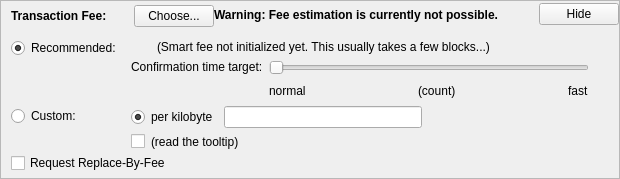
    <widget class="QFrame" name="frameFee">
     <property name="sizePolicy">
      <sizepolicy hsizetype="Expanding" vsizetype="Expanding">
       <horstretch>0</horstretch>
       <verstretch>0</verstretch>
      </sizepolicy>
     </property>
     <property name="maximumSize">
      <size>
       <width>16777215</width>
       <height>16777215</height>
      </size>
     </property>
     <property name="frameShape">
      <enum>QFrame::StyledPanel</enum>
     </property>
     <property name="frameShadow">
      <enum>QFrame::Sunken</enum>
     </property>
     <layout class="QVBoxLayout" name="verticalLayoutFee1">
      <property name="spacing">
       <number>0</number>
      </property>
      <property name="leftMargin">
       <number>0</number>
      </property>
      <property name="topMargin">
       <number>0</number>
      </property>
      <property name="rightMargin">
       <number>0</number>
      </property>
      <property name="bottomMargin">
       <number>0</number>
      </property>
      <item>
       <layout class="QVBoxLayout" name="verticalLayoutFee2" stretch="0,0,0">
        <property name="spacing">
         <number>0</number>
        </property>
        <property name="leftMargin">
         <number>10</number>
        </property>
        <property name="topMargin">
         <number>0</number>
        </property>
        <item>
         <layout class="QHBoxLayout" name="horizontalLayoutFee1">
          <property name="bottomMargin">
           <number>0</number>
          </property>
          <item>
           <layout class="QVBoxLayout" name="verticalLayoutFee7">
            <property name="spacing">
             <number>0</number>
            </property>
            <item>
             <spacer name="verticalSpacerSmartFee">
              <property name="orientation">
               <enum>Qt::Vertical</enum>
              </property>
              <property name="sizeType">
               <enum>QSizePolicy::Fixed</enum>
              </property>
              <property name="sizeHint" stdset="0">
               <size>
                <width>1</width>
                <height>4</height>
               </size>
              </property>
             </spacer>
            </item>
            <item>
             <layout class="QHBoxLayout" name="horizontalLayoutSmartFee">
              <property name="spacing">
               <number>10</number>
              </property>
              <item>
               <widget class="QLabel" name="labelFeeHeadline">
                <property name="sizePolicy">
                 <sizepolicy hsizetype="Preferred" vsizetype="Maximum">
                  <horstretch>0</horstretch>
                  <verstretch>0</verstretch>
                 </sizepolicy>
                </property>
                <property name="font">
                 <font>
                  <weight>75</weight>
                  <bold>true</bold>
                 </font>
                </property>
                <property name="styleSheet">
                 <string notr="true">font-weight:bold;</string>
                </property>
                <property name="text">
                 <string>Transaction Fee:</string>
                </property>
               </widget>
              </item>
              <item>
               <widget class="QLabel" name="labelFeeMinimized">
                <property name="text">
                 <string/>
                </property>
               </widget>
              </item>
              <item>
               <widget class="QPushButton" name="buttonChooseFee">
                <property name="text">
                 <string>Choose...</string>
                </property>
               </widget>
              </item>
             </layout>
            </item>
            <item>
             <spacer name="verticalSpacer_5">
              <property name="orientation">
               <enum>Qt::Vertical</enum>
              </property>
              <property name="sizeHint" stdset="0">
               <size>
                <width>1</width>
                <height>1</height>
               </size>
              </property>
             </spacer>
            </item>
           </layout>
          </item>
          <item>
           <widget class="QLabel" name="fallbackFeeWarningLabel">
            <property name="toolTip">
             <string>Using the fallbackfee can result in sending a transaction that will take several hours or days (or never) to confirm. Consider choosing your fee manually or wait until your have validated the complete chain.</string>
            </property>
            <property name="font">
            <font>
                <weight>75</weight>
                <bold>true</bold>
            </font>
            </property>
            <property name="text">
             <string>Warning: Fee estimation is currently not possible.</string>
            </property>
            <property name="wordWrap">
             <bool>false</bool>
            </property>
           </widget>
          </item>
          <item>
           <spacer name="horizontalSpacer_4">
            <property name="orientation">
             <enum>Qt::Horizontal</enum>
            </property>
            <property name="sizeType">
             <enum>QSizePolicy::MinimumExpanding</enum>
            </property>
            <property name="sizeHint" stdset="0">
             <size>
              <width>40</width>
              <height>20</height>
             </size>
            </property>
           </spacer>
          </item>
          <item>
           <widget class="QPushButton" name="buttonMinimizeFee">
            <property name="toolTip">
             <string>collapse fee-settings</string>
            </property>
            <property name="text">
             <string>Hide</string>
            </property>
           </widget>
          </item>
         </layout>
        </item>
        <item>
         <widget class="QFrame" name="frameFeeSelection">
          <layout class="QVBoxLayout" name="verticalLayoutFee12">
           <property name="spacing">
            <number>0</number>
           </property>
           <property name="leftMargin">
            <number>0</number>
           </property>
           <property name="topMargin">
            <number>0</number>
           </property>
           <property name="rightMargin">
            <number>0</number>
           </property>
           <property name="bottomMargin">
            <number>0</number>
           </property>
           <item>
            <layout class="QGridLayout" name="gridLayoutFee">
             <property name="topMargin">
              <number>10</number>
             </property>
             <property name="bottomMargin">
              <number>4</number>
             </property>
             <property name="horizontalSpacing">
              <number>10</number>
             </property>
             <property name="verticalSpacing">
              <number>4</number>
             </property>
             <item row="1" column="1">
              <layout class="QVBoxLayout" name="verticalLayoutFee8">
               <property name="spacing">
                <number>6</number>
               </property>
               <item>
                <layout class="QHBoxLayout" name="horizontalLayoutFee13">
                 <item>
                  <widget class="QRadioButton" name="radioCustomPerKilobyte">
                   <property name="toolTip">
                    <string>If the custom fee is set to 1000 satoshis and the transaction is only 250 bytes, then &quot;per kilobyte&quot; only pays 250 satoshis in fee, while &quot;total at least&quot; pays 1000 satoshis. For transactions bigger than a kilobyte both pay by kilobyte.</string>
                   </property>
                   <property name="text">
                    <string>per kilobyte</string>
                   </property>
                   <property name="checked">
                    <bool>true</bool>
                   </property>
                   <attribute name="buttonGroup">
                    <string notr="true">groupCustomFee</string>
                   </attribute>
                  </widget>
                 </item>
                 <item>
                  <widget class="eBitcashAmountField" name="customFee"/>
                 </item>
                 <item>
                  <spacer name="horizontalSpacer_6">
                   <property name="orientation">
                    <enum>Qt::Horizontal</enum>
                   </property>
                   <property name="sizeHint" stdset="0">
                    <size>
                     <width>1</width>
                     <height>1</height>
                    </size>
                   </property>
                  </spacer>
                 </item>
                </layout>
               </item>
               <item>
                <layout class="QHBoxLayout" name="horizontalLayoutFee8">
                 <item>
                  <widget class="QCheckBox" name="checkBoxMinimumFee">
                   <property name="toolTip">
                    <string>Paying only the minimum fee is just fine as long as there is less transaction volume than space in the blocks. But be aware that this can end up in a never confirming transaction once there is more demand for ebitcash transactions than the network can process.</string>
                   </property>
                   <property name="text">
                    <string/>
                   </property>
                  </widget>
                 </item>
                 <item>
                  <widget class="QLabel" name="labelMinFeeWarning">
                   <property name="enabled">
                    <bool>true</bool>
                   </property>
                   <property name="toolTip">
                    <string>Paying only the minimum fee is just fine as long as there is less transaction volume than space in the blocks. But be aware that this can end up in a never confirming transaction once there is more demand for ebitcash transactions than the network can process.</string>
                   </property>
                   <property name="text">
                    <string>(read the tooltip)</string>
                   </property>
                   <property name="margin">
                    <number>5</number>
                   </property>
                  </widget>
                 </item>
                 <item>
                  <spacer name="horizontalSpacer_2">
                   <property name="orientation">
                    <enum>Qt::Horizontal</enum>
                   </property>
                   <property name="sizeHint" stdset="0">
                    <size>
                     <width>1</width>
                     <height>1</height>
                    </size>
                   </property>
                  </spacer>
                 </item>
                </layout>
               </item>
              </layout>
             </item>
             <item row="0" column="0">
              <layout class="QVBoxLayout" name="verticalLayoutFee4" stretch="0,1">
               <item>
                <widget class="QRadioButton" name="radioSmartFee">
                 <property name="text">
                  <string>Recommended:</string>
                 </property>
                 <property name="checked">
                  <bool>true</bool>
                 </property>
                 <attribute name="buttonGroup">
                  <string notr="true">groupFee</string>
                 </attribute>
                </widget>
               </item>
               <item>
                <spacer name="verticalSpacer_2">
                 <property name="orientation">
                  <enum>Qt::Vertical</enum>
                 </property>
                 <property name="sizeHint" stdset="0">
                  <size>
                   <width>1</width>
                   <height>1</height>
                  </size>
                 </property>
                </spacer>
               </item>
              </layout>
             </item>
             <item row="1" column="0">
              <layout class="QVBoxLayout" name="verticalLayoutFee9" stretch="0,1">
               <item>
                <widget class="QRadioButton" name="radioCustomFee">
                 <property name="text">
                  <string>Custom:</string>
                 </property>
                 <attribute name="buttonGroup">
                  <string notr="true">groupFee</string>
                 </attribute>
                </widget>
               </item>
               <item>
                <spacer name="verticalSpacer_6">
                 <property name="orientation">
                  <enum>Qt::Vertical</enum>
                 </property>
                 <property name="sizeHint" stdset="0">
                  <size>
                   <width>1</width>
                   <height>1</height>
                  </size>
                 </property>
                </spacer>
               </item>
              </layout>
             </item>
             <item row="0" column="1">
              <layout class="QVBoxLayout" name="verticalLayoutFee3" stretch="0,0,1">
               <property name="spacing">
                <number>6</number>
               </property>
               <property name="topMargin">
                <number>2</number>
               </property>
               <item>
                <layout class="QHBoxLayout" name="horizontalLayoutFee12">
                 <item>
                  <widget class="QLabel" name="labelSmartFee">
                   <property name="text">
                    <string/>
                   </property>
                   <property name="margin">
                    <number>2</number>
                   </property>
                  </widget>
                 </item>
                 <item>
                  <widget class="QLabel" name="labelFeeEstimation">
                   <property name="text">
                    <string/>
                   </property>
                  </widget>
                 </item>
                 <item>
                  <widget class="QLabel" name="labelSmartFee2">
                   <property name="text">
                    <string>(Smart fee not initialized yet. This usually takes a few blocks...)</string>
                   </property>
                   <property name="margin">
                    <number>2</number>
                   </property>
                  </widget>
                 </item>
                 <item>
                  <spacer name="horizontalSpacer_5">
                   <property name="orientation">
                    <enum>Qt::Horizontal</enum>
                   </property>
                   <property name="sizeHint" stdset="0">
                    <size>
                     <width>1</width>
                     <height>1</height>
                    </size>
                   </property>
                  </spacer>
                 </item>
                </layout>
               </item>
               <item>
                <layout class="QHBoxLayout" name="horizontalLayoutFee9">
                 <item>
                  <layout class="QVBoxLayout" name="verticalLayoutFee6">
                   <item>
                    <widget class="QLabel" name="labelSmartFee3">
                     <property name="text">
                      <string>Confirmation time target:</string>
                     </property>
                     <property name="margin">
                      <number>2</number>
                     </property>
                    </widget>
                   </item>
                   <item>
                    <spacer name="verticalSpacer_3">
                     <property name="orientation">
                      <enum>Qt::Vertical</enum>
                     </property>
                     <property name="sizeHint" stdset="0">
                      <size>
                       <width>1</width>
                       <height>1</height>
                      </size>
                     </property>
                    </spacer>
                   </item>
                  </layout>
                 </item>
                 <item>
                  <layout class="QVBoxLayout" name="verticalLayoutFee5">
                   <property name="rightMargin">
                    <number>30</number>
                   </property>
                   <item>
                    <widget class="QSlider" name="sliderSmartFee">
                     <property name="minimum">
                      <number>0</number>
                     </property>
                     <property name="maximum">
                      <number>23</number>
                     </property>
                     <property name="pageStep">
                      <number>1</number>
                     </property>
                     <property name="value">
                      <number>0</number>
                     </property>
                     <property name="orientation">
                      <enum>Qt::Horizontal</enum>
                     </property>
                     <property name="invertedAppearance">
                      <bool>false</bool>
                     </property>
                     <property name="invertedControls">
                      <bool>false</bool>
                     </property>
                     <property name="tickPosition">
                      <enum>QSlider::NoTicks</enum>
                     </property>
                    </widget>
                   </item>
                   <item>
                    <layout class="QHBoxLayout" name="horizontalLayoutFee10">
                     <item>
                      <widget class="QLabel" name="labelSmartFeeNormal">
                       <property name="text">
                        <string>normal</string>
                       </property>
                      </widget>
                     </item>
                     <item>
                      <spacer name="horizontalSpacer_7">
                       <property name="orientation">
                        <enum>Qt::Horizontal</enum>
                       </property>
                       <property name="sizeHint" stdset="0">
                        <size>
                         <width>40</width>
                         <height>20</height>
                        </size>
                       </property>
                      </spacer>
                     </item>
                     <item>
                      <widget class="QLabel" name="confirmationTargetLabel">
                       <property name="text">
                        <string notr="true">(count)</string>
                       </property>
                      </widget>
                     </item>
                     <item>
                      <spacer name="horizontalSpacer_3">
                       <property name="orientation">
                        <enum>Qt::Horizontal</enum>
                       </property>
                       <property name="sizeHint" stdset="0">
                        <size>
                         <width>40</width>
                         <height>20</height>
                        </size>
                       </property>
                      </spacer>
                     </item>
                     <item>
                      <widget class="QLabel" name="labelSmartFeeFast">
                       <property name="text">
                        <string>fast</string>
                       </property>
                      </widget>
                     </item>
                    </layout>
                   </item>
                  </layout>
                 </item>
                </layout>
               </item>
               <item>
                <spacer name="verticalSpacer_4">
                 <property name="orientation">
                  <enum>Qt::Vertical</enum>
                 </property>
                 <property name="sizeHint" stdset="0">
                  <size>
                   <width>1</width>
                   <height>1</height>
                  </size>
                 </property>
                </spacer>
               </item>
              </layout>
             </item>
            </layout>
           </item>
           <item>
            <widget class="QCheckBox" name="optInRBF">
             <property name="text">
              <string>Request Replace-By-Fee</string>
             </property>
             <property name="toolTip">
              <string>Indicates that the sender may wish to replace this transaction with a new one paying higher fees (prior to being confirmed).</string>
             </property>
            </widget>
           </item>
          </layout>
         </widget>
        </item>
        <item>
         <spacer name="verticalSpacerFee">
          <property name="orientation">
           <enum>Qt::Vertical</enum>
          </property>
          <property name="sizeHint" stdset="0">
           <size>
            <width>40</width>
            <height>5</height>
           </size>
          </property>
         </spacer>
        </item>
       </layout>
      </item>
     </layout>
    </widget>
